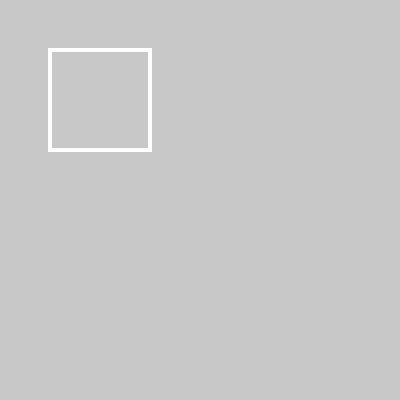
Frame 1 (no input)
Frame 60 (no input): identical to frame 1, image omitted
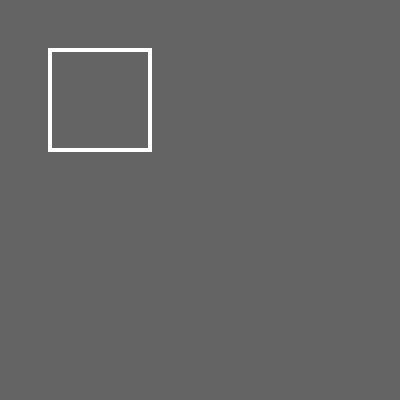
Frame 120 (the mouse pressed at the canvas centre since frame 60)

The p5.js sketch that drew these frames (run headless with seeded random() and noise() and a simulated clock; from frame 60 on, the mouse is pressed at the canvas centre):

// p5.js sketch
// ── sketch.js
let on = true;

function setup() {
  createCanvas(400, 400);
}

function draw() {
  background(0);
  stroke(255);  // white pen
  strokeWeight(4);  // width of brush
  noFill();
  rectMode(CENTER);
  // console.log(mouseX);

    if (mouseX > 100 && mouseX < 200 && mouseY > 100 && mouseY <200){
    fill(255, 255, 0)
  }
  
  if (on){
    background(200);
  } else {
    background(0, 0, 100)
  }
  
  if (mouseIsPressed){
      background(100);
  }
  
  
  rect(100, 100, 100, 100)

  
}

function mousePressed(){
  on = !on;
}
